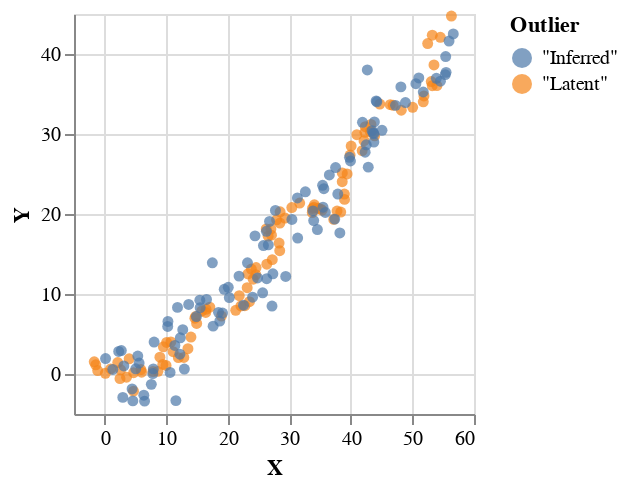

The code cell stored with this chart in its notebook:
### Code cell
plotVega 
    (zip (zip (xs <> inferredXs) (ys <> inferredYs)) 
    (replicate 100 (T.pack "Latent") <> replicate 100 (T.pack "Inferred")))

### Figure 1 — Vega-Lite specification as saved in the notebook (floating-point values rounded to 4 significant figures; data arrays with more than 128 entries replaced by an {"elided": "..."} marker saying what was removed)
{"$schema": "https://vega.github.io/schema/vega-lite/v4.json", "data": {"values": {"elided": "200 records"}}, "encoding": {"color": {"field": "Outlier"}, "x": {"field": "X", "type": "quantitative"}, "y": {"field": "Y", "type": "quantitative"}}, "height": 200, "mark": "circle", "width": 200}
